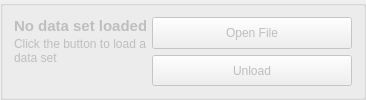
         <widget class="QGroupBox" name="dataSetBox">
          <property name="enabled">
           <bool>false</bool>
          </property>
          <property name="maximumSize">
           <size>
            <width>16777215</width>
            <height>110</height>
           </size>
          </property>
          <property name="title">
           <string/>
          </property>
          <layout class="QHBoxLayout" name="horizontalLayout_7">
           <item>
            <layout class="QVBoxLayout" name="verticalLayout_20">
             <property name="spacing">
              <number>2</number>
             </property>
             <item>
              <widget class="QLabel" name="dataSetTitle">
               <property name="sizePolicy">
                <sizepolicy hsizetype="Ignored" vsizetype="Fixed">
                 <horstretch>0</horstretch>
                 <verstretch>0</verstretch>
                </sizepolicy>
               </property>
               <property name="font">
                <font>
                 <pointsize>11</pointsize>
                 <weight>75</weight>
                 <bold>true</bold>
                </font>
               </property>
               <property name="text">
                <string>No data set loaded</string>
               </property>
              </widget>
             </item>
             <item>
              <widget class="QLabel" name="dataSetDescr">
               <property name="sizePolicy">
                <sizepolicy hsizetype="Expanding" vsizetype="Fixed">
                 <horstretch>0</horstretch>
                 <verstretch>0</verstretch>
                </sizepolicy>
               </property>
               <property name="text">
                <string>Click the button to load a data set</string>
               </property>
               <property name="wordWrap">
                <bool>true</bool>
               </property>
              </widget>
             </item>
             <item>
              <spacer name="verticalSpacer_10">
               <property name="orientation">
                <enum>Qt::Vertical</enum>
               </property>
               <property name="sizeHint" stdset="0">
                <size>
                 <width>20</width>
                 <height>6</height>
                </size>
               </property>
              </spacer>
             </item>
            </layout>
           </item>
           <item>
            <layout class="QVBoxLayout" name="verticalLayout_8">
             <item>
              <widget class="QPushButton" name="loadDataSet">
               <property name="enabled">
                <bool>false</bool>
               </property>
               <property name="sizePolicy">
                <sizepolicy hsizetype="Minimum" vsizetype="Minimum">
                 <horstretch>0</horstretch>
                 <verstretch>0</verstretch>
                </sizepolicy>
               </property>
               <property name="minimumSize">
                <size>
                 <width>200</width>
                 <height>0</height>
                </size>
               </property>
               <property name="maximumSize">
                <size>
                 <width>200</width>
                 <height>16777215</height>
                </size>
               </property>
               <property name="text">
                <string>Open File</string>
               </property>
               <property name="icon">
                <iconset resource="resources.qrc">
                 <normaloff>:/breeze-icons/document-open-24.svg</normaloff>:/breeze-icons/document-open-24.svg</iconset>
               </property>
               <property name="iconSize">
                <size>
                 <width>24</width>
                 <height>24</height>
                </size>
               </property>
              </widget>
             </item>
             <item>
              <widget class="QPushButton" name="unloadDataSet">
               <property name="enabled">
                <bool>false</bool>
               </property>
               <property name="sizePolicy">
                <sizepolicy hsizetype="Minimum" vsizetype="Minimum">
                 <horstretch>0</horstretch>
                 <verstretch>0</verstretch>
                </sizepolicy>
               </property>
               <property name="minimumSize">
                <size>
                 <width>200</width>
                 <height>0</height>
                </size>
               </property>
               <property name="maximumSize">
                <size>
                 <width>200</width>
                 <height>16777215</height>
                </size>
               </property>
               <property name="text">
                <string>Unload</string>
               </property>
               <property name="icon">
                <iconset resource="resources.qrc">
                 <normaloff>:/breeze-icons/edit-clear-24.svg</normaloff>:/breeze-icons/edit-clear-24.svg</iconset>
               </property>
               <property name="iconSize">
                <size>
                 <width>24</width>
                 <height>24</height>
                </size>
               </property>
              </widget>
             </item>
            </layout>
           </item>
          </layout>
         </widget>
